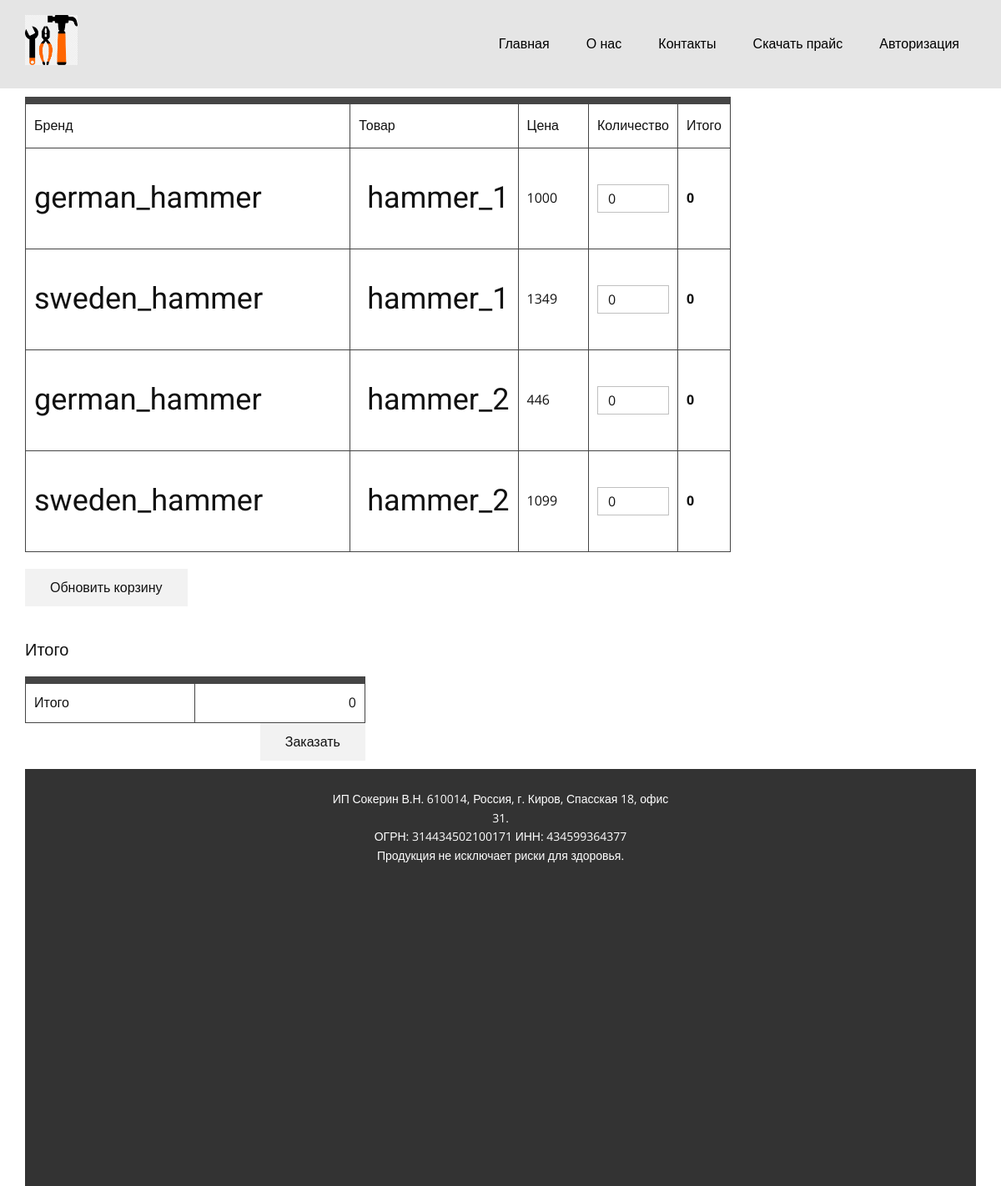
Before: /order with the older database file.
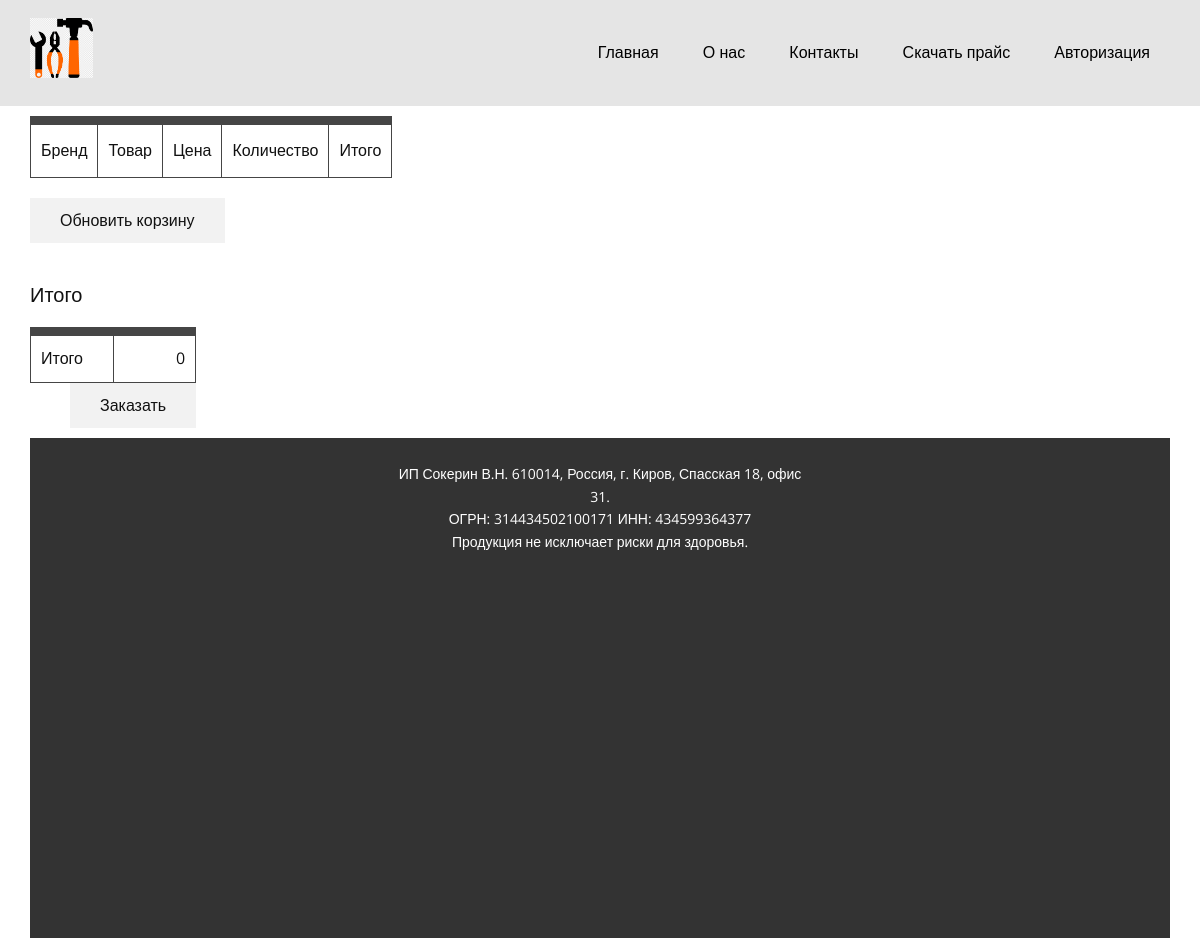
After: the same page with the newer database file.
### data/goods.py (models this page shows)
class Goods(SqlAlchemyBase):
    __tablename__ = 'goods'
    id = sqlalchemy.Column(sqlalchemy.Integer,
                           primary_key=True, autoincrement=True)
    brend = sqlalchemy.Column(sqlalchemy.String, nullable=True)
    title = sqlalchemy.Column(sqlalchemy.String, nullable=True)
    amount = sqlalchemy.Column(sqlalchemy.Integer, nullable=True)
    price = sqlalchemy.Column(sqlalchemy.Integer, nullable=True)

### Baseworker.py (the view)
@app.route('/order', methods=['GET', 'POST'])
def order():
    form = GoodForm()
    db_sess = db_session.create_session()
    goodses = db_sess.query(Goods).all()
    if request.method == 'POST':
        if request.form.get('Update') == 'Обновить корзину':
            zakaz = {}
            control_sum = 0
            for elem in goodses:
                zakaz[elem.brend + elem.title] = int(request.form.get(elem.brend + elem.title))
                control_sum += int(request.form.get(elem.brend + elem.title)) * elem.price
            return render_template('page_1/Заказ.html', form=form, goodses=goodses, zakaz=zakaz,
                                   control_sum=control_sum)
        elif request.form.get('Update') == 'Заказать':
            orders_spis = db_sess.query(Orders).all()
            orders = Orders()
            orders.href = f"static/csv/{len(orders_spis)}.csv"
            orders.email = 'email'
            orders.is_done = False
            db_sess.add(orders)
            db_sess.commit()
            with open(orders.href, mode="w", encoding='cp1251', newline='') as f:
                db_sess = db_session.create_session()
                goods = db_sess.query(Goods).all()
                f.truncate()
                pricewriter = csv.writer(f, delimiter=';')
                pricewriter.writerow(['id', 'Бренд', 'Название', 'Количество', 'Цена', 'Итог'])
                control_sum = 0
                for good in goodses:
                    pricewriter.writerow([good.id, good.brend, good.title,
                                          int(request.form.get(good.brend + good.title)), good.price,
                                          int(request.form.get(good.brend + good.title)) * good.price])
                    control_sum += int(request.form.get(good.brend + good.title)) * good.price
                pricewriter.writerow(['', '', '', '', '', str(control_sum)])
            f.close()
            zakaz = {}
            control_sum = 0
            for elem in goodses:
                zakaz[elem.brend + elem.title] = int(request.form.get(elem.brend + elem.title))
                control_sum += int(request.form.get(elem.brend + elem.title)) * elem.price
            return render_template('page_1/Заказ.html', form=form, goodses=goodses, zakaz=zakaz,
                                   control_sum=control_sum,
                                   thank_you=f'Спасибо за заказ, ваша заявка №{len(orders_spis)}'
                                             f' уже находится в обработке. На вашу почту придёт письмо')
        else:
            return render_template('page_1/Заказ.html', form=form, goodses=goodses)
    elif request.method == 'GET':
        zakaz = {}
        for elem in goodses:
            zakaz[elem.brend + elem.title] = 0
        return render_template('page_1/Заказ.html', form=form, goodses=goodses, zakaz=zakaz, control_sum=0)

### forms/good.py
class GoodForm(FlaskForm):
    brend = StringField('Бренд', validators=[DataRequired()])
    title = StringField('Название товара', validators=[DataRequired()])
    amount = IntegerField('Количество товара', validators=[DataRequired()])
    price = IntegerField('Цена', validators=[DataRequired()])
    submit = SubmitField('Подтвердить')

### Baseworker.py (called while the page is built)
def connect_db():
    conn = sqlite3.connect(app.config['DATABASE'])
    conn.row_factory = sqlite3.Row
    return conn

def get_db():
    if not hasattr(g, 'link_db'):
        g.link_db = connect_db()
    return g.link_db

@app.before_request
def before_request():
    global dbase
    db = get_db()
    dbase = HelpBase(db)

### data/db_session.py (called while the page is built)
def create_session() -> Session:
    global __factory
    return __factory()

### templates/page_1/Заказ.html (shortened to what this page needs)
<!DOCTYPE html>
<html style="font-size: 16px;">
<head>
    <link rel="stylesheet" href="static/css/page_1/nicepage.css" media="screen">
    <link rel="stylesheet" href="static/css/page_1/Заказ.css" media="screen">
</head>
<body class="u-body u-xl-mode">
<header class="u-align-center-sm u-align-center-xs u-clearfix u-grey-10 u-header u-header" id="sec-0867">
    <div class="u-clearfix u-sheet u-sheet-1">
        <a class="u-image u-logo u-image-1" data-image-width="900" data-image-height="853">
            <img src="static/img/png-clipart-tool-euclidean-icon-hammer-happy-birthday-vector-images-data.png"
                 class="u-logo-image u-logo-image-1">
        </a>
        <nav class="u-align-right u-menu-dropdown u-offcanvas u-menu-1">
            <div class="u-custom-menu u-nav-container">
                <ul class="u-nav u-unstyled u-nav-1">
                    <li class="u-nav-item"><a
                            class="u-button-style u-nav-link u-text-active-palette-1-base u-text-black u-text-hover-palette-2-base"
                            href="Главная.html" style="padding: 10px 20px;">Главная</a>
                    </li>
                    <li class="u-nav-item"><a
                            class="u-button-style u-nav-link u-text-active-palette-1-base u-text-black u-text-hover-palette-2-base"
                            href="О-нас.html" style="padding: 10px 20px;">О нас</a>
                    </li>
                    <li class="u-nav-item"><a
                            class="u-button-style u-nav-link u-text-active-palette-1-base u-text-black u-text-hover-palette-2-base"
                            href="Контакты.html" style="padding: 10px 20px;">Контакты</a>
                    </li>
                    <li class="u-nav-item"><a
                            class="u-button-style u-nav-link u-text-active-palette-1-base u-text-black u-text-hover-palette-2-base"
                            href="price_list" style="padding: 10px 20px;">Скачать прайс</a>
                    </li>
                    <li class="u-nav-item"><a
                            class="u-button-style u-nav-link u-text-active-palette-1-base u-text-black u-text-hover-palette-2-base"
                            href="Авторизация.html" style="padding: 10px 20px;">Авторизация</a>
                    </li>
                </ul>
            </div>
        </nav>
    </div>
</header>
<section class="u-clearfix u-section-1" id="sec-3aef">
    <div class="u-clearfix u-sheet u-sheet-1">
        <body class="u-body u-xl-mode" data-style="shopping-cart-template-1" data-posts=""
              data-global-section-properties="{&quot;code&quot;:&quot;CART&quot;,&quot;colorings&quot;:{&quot;light&quot;:[&quot;clean&quot;,&quot;clean&quot;],&quot;colored&quot;:[&quot;clean&quot;,&quot;clean&quot;,&quot;clean&quot;],&quot;dark&quot;:[&quot;clean&quot;,&quot;clean&quot;,&quot;clean&quot;]},&quot;isPreset&quot;:true}"
              data-source="fix"
              data-page-sections-style="[{&quot;name&quot;:&quot;shopping-cart-1&quot;,&quot;margin&quot;:&quot;both&quot;,&quot;repeat&quot;:false}]"
              data-page-coloring-types="{&quot;light&quot;:[&quot;clean&quot;,&quot;clean&quot;],&quot;colored&quot;:[&quot;clean&quot;,&quot;clean&quot;,&quot;clean&quot;],&quot;dark&quot;:[&quot;clean&quot;,&quot;clean&quot;,&quot;clean&quot;]}"
              data-page-category="&quot;Cart&quot;">
        <section class="u-clearfix u-block-fc3f-1" custom-posts-hash="[T,[T,T],[[[I,T],[I,T],[I,T]],[],[],[]]]"
                 data-section-properties="{&quot;margin&quot;:&quot;both&quot;,&quot;stretch&quot;:true}" data-id="fc3f"
                 data-style="shopping-cart-1" id="sec-d393">
            <div class="u-clearfix u-sheet u-block-fc3f-2">
                <form action="#" method="POST"
                      class="u-clearfix u-form-spacing-10 u-form-vertical u-inner-form"
                      style="padding: 10px" source="email" name="form-4">
                <div class="u-cart u-block-fc3f-6">
                    <div class="u-cart-products-table u-table u-table-responsive u-block-fc3f-7">
                        <div class="hidden u-border-1 u-border-grey-dark-1 u-first-col-div u-block-fc3f-91"></div>
                        <div class="hidden u-border-1 u-border-grey-dark-1 u-table-header-style-div u-block-fc3f-92"></div>
                        <div class="hidden u-border-1 u-border-grey-dark-1 u-table-footer-style-div u-block-fc3f-93"></div>
                        <div class="hidden u-border-1 u-border-grey-dark-1 u-table-body-style-div u-block-fc3f-94"></div>
                        <table class="u-table-entity u-block-fc3f-12">
                            <colgroup>
                                <col width="65%">
                                <col width="15%">
                                <col width="15%">
                                <col width="15%">
                            </colgroup>
                            <thead class="u-table-header u-block-fc3f-13">
                            <tr style="height: 53px;">
                                <th class="u-border-1 u-border-grey-dark-1 u-table-cell u-block-fc3f-14">Бренд</th>
                                <th class="u-border-1 u-border-grey-dark-1 u-table-cell u-block-fc3f-14">Товар</th>
                                <th class="u-border-1 u-border-grey-dark-1 u-table-cell u-block-fc3f-15">Цена</th>
                                <th class="u-border-1 u-border-grey-dark-1 u-table-cell u-block-fc3f-16">Количество</th>
                                <th class="u-border-1 u-border-grey-dark-1 u-table-cell u-block-fc3f-17">Итого</th>
                            </tr>
                            </thead>
                                <tbody class="u-table-body u-block-fc3f-18">
                                {% for elem in goodses %}
                                    <tr style="height: 121px;">
                                    <td class="u-border-1 u-border-grey-dark-1 u-table-cell u-block-fc3f-19">
                                         <h2 class="u-cart-product-brand u-product-control u-text u-block-fc3f-22">
                                            <a class="u-product-brand-link">{{ elem.brend }}</a>
                                        </h2>
                                    </td>
                                    <td class="u-border-1 u-border-grey-dark-1 u-table-cell u-block-fc3f-19">
                                         <h2 class="u-cart-product-title u-product-control u-text u-block-fc3f-22">
                                            <a class="u-product-title-link">{{ elem.title }}</a>
                                        </h2>
                                    </td>
                                    <td class="u-border-1 u-border-grey-dark-1 u-table-cell u-block-fc3f-23">
                                        <div class="u-cart-product-price u-product-control u-product-price u-block-fc3f-24">
                                            <div class="u-price-wrapper">
                                                <div class="u-price">{{ elem.price }}</div>
                                            </div>
                                        </div>
                                    </td>
                                    <td class="u-border-1 u-border-grey-dark-1 u-table-cell u-block-fc3f-25">
                                        <div class="u-cart-product-quantity u-product-control u-product-quantity u-block-fc3f-26">
                                            <div class="u-border-1 u-border-grey-25 u-quantity-input">
                                                <input class="u-border-grey-30 u-input u-block-fc3f-27" type="text"
                                                       value="{{zakaz[elem.brend + elem.title]}}" pattern="[0-9]+" name="{{ elem.brend + elem.title }}">
                                            </div>
                                        </div>
                                    </td>
                                    <td class="u-border-1 u-border-grey-dark-1 u-table-cell u-block-fc3f-28">
                                        <div class="u-cart-product-subtotal u-product-control u-product-price u-block-fc3f-29">
                                            <div class="u-price-wrapper">
                                                <div class="u-price" style="font-weight: 700;">{{ zakaz[elem.brend + elem.title] * elem.price }}</div>
                                            </div>
                                        </div>
                                    </td>
                                    </tr>
                                {% endfor %}
                                </tbody>
                        </table>
                    </div>
                    <div class="u-cart-button-container">
                        <input type="submit" class="u-btn u-button-style u-cart-update u-grey-5 u-block-fc3f-60" name="Update" value="Обновить корзину">
                    </div>
                    <div class="u-cart-blocks-container">
                        <div class="u-cart-block u-cart-totals-block u-indent-30">
                            <div class="u-cart-block-container u-clearfix">
                                <h5 class="u-cart-block-header u-text u-block-fc3f-69">Итого</h5>
                                <div class="u-align-right u-cart-block-content u-text u-block-fc3f-70">
                                    <div class="u-cart-totals-table u-table u-table-responsive u-block-fc3f-71">
                                        <div class="hidden u-align-left u-border-1 u-border-grey-dark-1 u-first-col-div u-block-fc3f-90"></div>
                                        <div class="hidden u-border-1 u-border-grey-dark-1 u-table-header-style-div u-block-fc3f-95"></div>
                                        <div class="hidden u-border-1 u-border-grey-dark-1 u-table-footer-style-div u-block-fc3f-96"></div>
                                        <div class="hidden u-border-1 u-border-grey-dark-1 u-table-body-style-div u-block-fc3f-97"></div>
                                        <table class="u-table-entity u-block-fc3f-75">
                                            <colgroup>
                                                <col width="50%">
                                                <col width="50%">
                                            </colgroup>
                                            <tbody class="u-align-right u-table-body u-block-fc3f-80">
                                            <tr style="height: 46px;">
                                                <td class="u-align-left u-border-1 u-border-grey-dark-1 u-first-column u-table-cell u-block-fc3f-83">
                                                    Итого
                                                </td>
                                                <td class="u-border-1 u-border-grey-dark-1 u-table-cell u-block-fc3f-84">
                                                    {{control_sum}}
                                                </td>
                                            </tr>
                                            </tbody>
                                        </table>
                                    </div>
                                    <input type="submit" class="u-btn u-button-style u-cart-update u-grey-5 u-block-fc3f-60" name="Update" value="Заказать">
                                </div>
                            </div>
                        </div>
                    </div>
                </div>
                    </form>
            </div>
        </section>
    <footer class="u-align-center u-clearfix u-footer u-grey-80 u-footer" id="sec-469e"><div class="u-clearfix u-sheet u-sheet-1">
        <p class="u-small-text u-text u-text-variant u-text-1"> ИП Сокерин В.Н. 610014, Россия, г. Киров, Спасская 18, офис 31.<br>ОГРН: 314434502100171 ИНН: 434599364377<br>Продукция не исключает риски для здоровья.
        </p>
      </div></footer>
        </body>
</html>

### static/css/page_1/Заказ.css (style rules this page uses)
.u-section-1 .u-sheet-1 { min-height: 500px; }

Changed rows visible on the page:
removed Goods: brend "german_hammer", title "hammer_1", price "1000", brend+title "0", zakaz[elem.brend+elem.title]*elem.price "0"
removed Goods: brend "sweden_hammer", title "hammer_1", price "1349", brend+title "0", zakaz[elem.brend+elem.title]*elem.price "0"
removed Goods: brend "german_hammer", title "hammer_2", price "446", brend+title "0", zakaz[elem.brend+elem.title]*elem.price "0"
removed Goods: brend "sweden_hammer", title "hammer_2", price "1099", brend+title "0", zakaz[elem.brend+elem.title]*elem.price "0"
